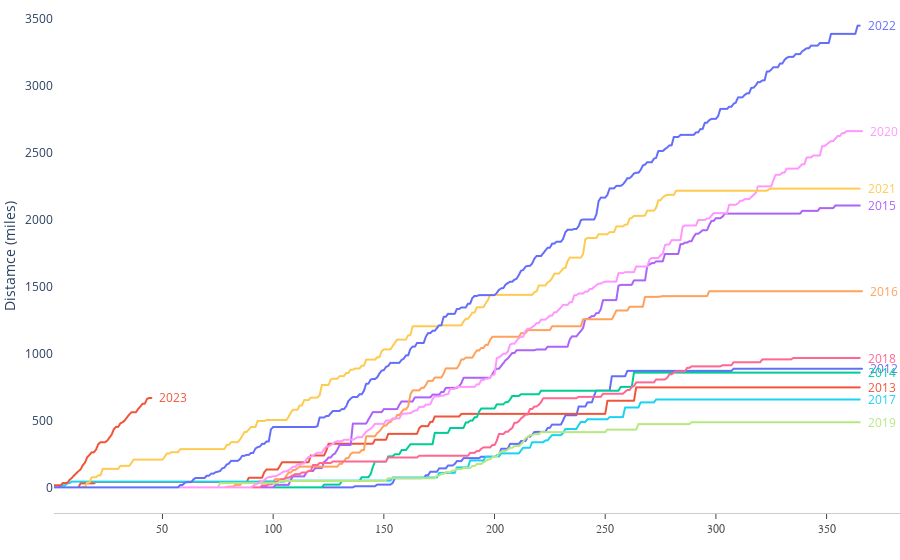

Here is the notebook cell this chart was saved with:
### Code cell
fig = px.line(grouped_by_year_and_month, x='day_counter', y='Cumulative Distance', color='year')
fig.update_layout(
        xaxis=dict(
            showline=True,
            showgrid=True,
            showticklabels=True,
            linecolor='rgb(204, 204, 204)',
            linewidth=1,
            ticks='outside',
            tickfont=dict(
                family='Arial',
                size=12,
                color='rgb(82, 82, 82)',
            ),
        ),
        yaxis=dict(
            showgrid=True,
            zeroline=False,
            showline=False,
            gridcolor = 'rgb(235, 236, 240)',
            showticklabels=True,
            title='',
            autorange=True
        ),
        autosize=True,
        hovermode="x unified",
        showlegend=False,
        plot_bgcolor='rgba(0,0,0,0)',
        xaxis_title='',
        yaxis_title='Distamce (miles)',
        margin=dict(l=0, r=0, t=0, b=0)
    )
fig.for_each_trace(lambda trace: fig.add_annotation(
    x=trace.x[-1], y=trace.y[-1], text='  '+trace.name, 
    font_color=trace.line.color,
    ax=10, ay=10, xanchor="left", showarrow=False))
fig.update_traces(mode="lines", hovertemplate=None)
fig.update_xaxes(showgrid=False)
fig.update_yaxes(showgrid=False)

fig.show()

### Figure 1 — Plotly figure (JSON) as saved in the notebook; plotly's stock layout.template omitted (floating-point values rounded to 4 significant figures; data arrays with more than 128 entries replaced by an {"elided": "..."} marker saying what was removed)
{"data": [{"legendgroup": "2012", "line": {"color": "#636efa", "dash": "solid"}, "marker": {"symbol": "circle"}, "mode": "lines", "name": "2012", "showlegend": true, "type": "scattergl", "x": {"elided": "366 int values"}, "xaxis": "x", "y": {"elided": "366 float values"}, "yaxis": "y"}, {"legendgroup": "2013", "line": {"color": "#EF553B", "dash": "solid"}, "marker": {"symbol": "circle"}, "mode": "lines", "name": "2013", "showlegend": true, "type": "scattergl", "x": {"elided": "365 int values"}, "xaxis": "x", "y": {"elided": "365 float values"}, "yaxis": "y"}, {"legendgroup": "2014", "line": {"color": "#00cc96", "dash": "solid"}, "marker": {"symbol": "circle"}, "mode": "lines", "name": "2014", "showlegend": true, "type": "scattergl", "x": {"elided": "365 int values"}, "xaxis": "x", "y": {"elided": "365 float values"}, "yaxis": "y"}, {"legendgroup": "2015", "line": {"color": "#ab63fa", "dash": "solid"}, "marker": {"symbol": "circle"}, "mode": "lines", "name": "2015", "showlegend": true, "type": "scattergl", "x": {"elided": "365 int values"}, "xaxis": "x", "y": {"elided": "365 float values"}, "yaxis": "y"}, {"legendgroup": "2016", "line": {"color": "#FFA15A", "dash": "solid"}, "marker": {"symbol": "circle"}, "mode": "lines", "name": "2016", "showlegend": true, "type": "scattergl", "x": {"elided": "366 int values"}, "xaxis": "x", "y": {"elided": "366 float values"}, "yaxis": "y"}, {"legendgroup": "2017", "line": {"color": "#19d3f3", "dash": "solid"}, "marker": {"symbol": "circle"}, "mode": "lines", "name": "2017", "showlegend": true, "type": "scattergl", "x": {"elided": "365 int values"}, "xaxis": "x", "y": {"elided": "365 float values"}, "yaxis": "y"}, {"legendgroup": "2018", "line": {"color": "#FF6692", "dash": "solid"}, "marker": {"symbol": "circle"}, "mode": "lines", "name": "2018", "showlegend": true, "type": "scattergl", "x": {"elided": "365 int values"}, "xaxis": "x", "y": {"elided": "365 float values"}, "yaxis": "y"}, {"legendgroup": "2019", "line": {"color": "#B6E880", "dash": "solid"}, "marker": {"symbol": "circle"}, "mode": "lines", "name": "2019", "showlegend": true, "type": "scattergl", "x": {"elided": "365 int values"}, "xaxis": "x", "y": {"elided": "365 float values"}, "yaxis": "y"}, {"legendgroup": "2020", "line": {"color": "#FF97FF", "dash": "solid"}, "marker": {"symbol": "circle"}, "mode": "lines", "name": "2020", "showlegend": true, "type": "scattergl", "x": {"elided": "366 int values"}, "xaxis": "x", "y": {"elided": "366 float values"}, "yaxis": "y"}, {"legendgroup": "2021", "line": {"color": "#FECB52", "dash": "solid"}, "marker": {"symbol": "circle"}, "mode": "lines", "name": "2021", "showlegend": true, "type": "scattergl", "x": {"elided": "365 int values"}, "xaxis": "x", "y": {"elided": "365 float values"}, "yaxis": "y"}, {"legendgroup": "2022", "line": {"color": "#636efa", "dash": "solid"}, "marker": {"symbol": "circle"}, "mode": "lines", "name": "2022", "showlegend": true, "type": "scattergl", "x": {"elided": "365 int values"}, "xaxis": "x", "y": {"elided": "365 float values"}, "yaxis": "y"}, {"legendgroup": "2023", "line": {"color": "#EF553B", "dash": "solid"}, "marker": {"symbol": "circle"}, "mode": "lines", "name": "2023", "showlegend": true, "type": "scattergl", "x": [1, 2, 3, 4, 5, 6, 7, 8, 9, 10, 11, 12, 13, 14, 15, 16, 17, 18, 19, 20, 21, 22, 23, 24, 25, 26, 27, 28, 29, 30, 31, 32, 33, 34, 35, 36, 37, 38, 39, 40, 41, 42, 43, 44, 45], "xaxis": "x", "y": [15.9, 15.9, 15.9, 15.9, 32.6, 32.6, 32.6, 54.8, 69.4, 87.3, 104, 119.7, 134.2, 164.6, 185.5, 224.5, 242.2, 261.4, 261.4, 282.3, 322.6, 336.6, 336.6, 336.6, 347.6, 370.6, 392.2, 433.4, 451.9, 451.9, 478.3, 485.8, 501.3, 522.8, 544.6, 560.8, 560.8, 560.8, 585, 603.1, 624.5, 624.5, 659.7, 667.6, 667.6], "yaxis": "y"}], "layout": {"annotations": [{"ax": 10, "ay": 10, "font": {"color": "#636efa"}, "showarrow": false, "text": "  2012", "x": 366, "xanchor": "left", "y": 886}, {"ax": 10, "ay": 10, "font": {"color": "#EF553B"}, "showarrow": false, "text": "  2013", "x": 365, "xanchor": "left", "y": 747.1}, {"ax": 10, "ay": 10, "font": {"color": "#00cc96"}, "showarrow": false, "text": "  2014", "x": 365, "xanchor": "left", "y": 857.5}, {"ax": 10, "ay": 10, "font": {"color": "#ab63fa"}, "showarrow": false, "text": "  2015", "x": 365, "xanchor": "left", "y": 2105.0}, {"ax": 10, "ay": 10, "font": {"color": "#FFA15A"}, "showarrow": false, "text": "  2016", "x": 366, "xanchor": "left", "y": 1465}, {"ax": 10, "ay": 10, "font": {"color": "#19d3f3"}, "showarrow": false, "text": "  2017", "x": 365, "xanchor": "left", "y": 656.2}, {"ax": 10, "ay": 10, "font": {"color": "#FF6692"}, "showarrow": false, "text": "  2018", "x": 365, "xanchor": "left", "y": 965.9}, {"ax": 10, "ay": 10, "font": {"color": "#B6E880"}, "showarrow": false, "text": "  2019", "x": 365, "xanchor": "left", "y": 486.2}, {"ax": 10, "ay": 10, "font": {"color": "#FF97FF"}, "showarrow": false, "text": "  2020", "x": 366, "xanchor": "left", "y": 2661}, {"ax": 10, "ay": 10, "font": {"color": "#FECB52"}, "showarrow": false, "text": "  2021", "x": 365, "xanchor": "left", "y": 2231.0}, {"ax": 10, "ay": 10, "font": {"color": "#636efa"}, "showarrow": false, "text": "  2022", "x": 365, "xanchor": "left", "y": 3449.0}, {"ax": 10, "ay": 10, "font": {"color": "#EF553B"}, "showarrow": false, "text": "  2023", "x": 45, "xanchor": "left", "y": 667.6}], "autosize": true, "hovermode": "x unified", "legend": {"title": {"text": "year"}, "tracegroupgap": 0}, "margin": {"b": 0, "l": 0, "r": 0, "t": 0}, "plot_bgcolor": "rgba(0,0,0,0)", "showlegend": false, "xaxis": {"anchor": "y", "domain": [0, 1], "linecolor": "rgb(204, 204, 204)", "linewidth": 1, "showgrid": false, "showline": true, "showticklabels": true, "tickfont": {"color": "rgb(82, 82, 82)", "family": "Arial", "size": 12}, "ticks": "outside", "title": {"text": ""}}, "yaxis": {"anchor": "x", "autorange": true, "domain": [0, 1], "gridcolor": "rgb(235, 236, 240)", "showgrid": false, "showline": false, "showticklabels": true, "title": {"text": "Distamce (miles)"}, "zeroline": false}}}
